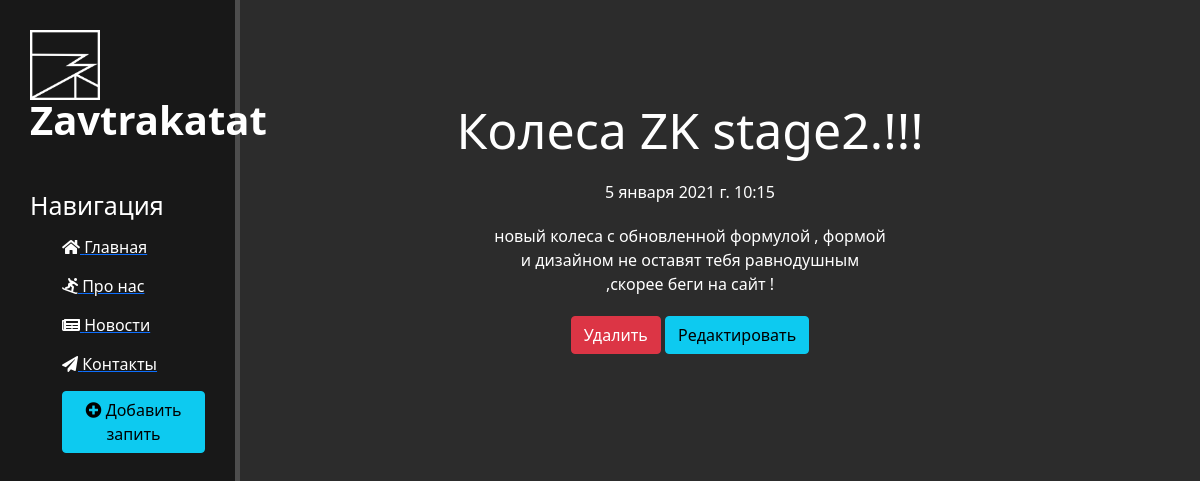
Page /news/4 on the committed database.
### news/models.py (models this page shows, shortened)
class Articles(models.Model):
    title = models.CharField('Название',max_length=50)
    anons = models.CharField('Анонс', max_length=250)
    full_text = models.TextField('Статья')
    date = models.DateTimeField('Дата публикации')
    class Meta:
        verbose_name = 'Новость'
        verbose_name_plural = 'Новости'

### news/views.py (the view)
# urls.py: path('<int:pk>',views.NewsDetailView.as_view(),name='news-detail'),
class NewsDetailView(DetailView):
    model = Articles
    template_name = 'news/details_view.html'
    context_object_name = 'article'

### news/templates/news/details_view.html (shortened to what this page needs)
{% extends 'webapp/layout.html' %}
{% block content %}
    <div class="features">
        <h1>{{ article.title }}</h1>
        <p>{{ article.date }}</p>
        <p>{{ article.full_text }}</p>
        <a href="{% url 'news-delete' article.id %}" class="btn btn-danger">Удалить</a>
        <a href="{% url 'news-update' article.id %}" class="btn btn-info">Редактировать</a>
    </div>
{% endblock %}

### webapp/static/webapp/css/main.css (style rules this page uses)
body { background: #2c2c2c; }
main .features { float: left; color: #fff; margin-top: 100px; text-align: center; width: 75%; }
main .features h1 { font-size: 50px }
main .features p { max-width: 400px; margin: 20px auto }

### rows in the picture
Articles: title "Колеса ZK stage2.!!!", date "5 января 2021 г. 10:15", full_text "новый колеса с обновленной формулой , формой и дизайном не оставят тебя равнодушным ,скорее беги на сайт !"
